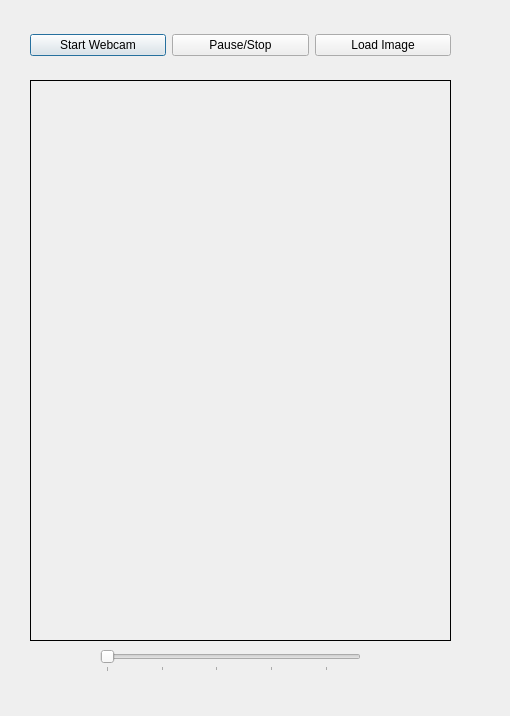
<?xml version="1.0" encoding="UTF-8"?>
<ui version="4.0">
 <class>Dialog</class>
 <widget class="QDialog" name="Dialog">
  <property name="geometry">
   <rect>
    <x>0</x>
    <y>0</y>
    <width>510</width>
    <height>716</height>
   </rect>
  </property>
  <property name="windowTitle">
   <string>Dialog</string>
  </property>
  <widget class="QLabel" name="imgLabel">
   <property name="geometry">
    <rect>
     <x>30</x>
     <y>80</y>
     <width>421</width>
     <height>561</height>
    </rect>
   </property>
   <property name="frameShape">
    <enum>QFrame::Box</enum>
   </property>
   <property name="text">
    <string/>
   </property>
   <property name="pixmap">
    <pixmap>../../Pictures/TestOpenCV.jpg</pixmap>
   </property>
   <property name="scaledContents">
    <bool>true</bool>
   </property>
  </widget>
  <widget class="QWidget" name="layoutWidget">
   <property name="geometry">
    <rect>
     <x>30</x>
     <y>30</y>
     <width>421</width>
     <height>31</height>
    </rect>
   </property>
   <layout class="QHBoxLayout" name="horizontalLayout">
    <item>
     <widget class="QPushButton" name="startButton">
      <property name="text">
       <string>Start Webcam</string>
      </property>
     </widget>
    </item>
    <item>
     <widget class="QPushButton" name="stopButton">
      <property name="text">
       <string>Pause/Stop</string>
      </property>
     </widget>
    </item>
    <item>
     <widget class="QPushButton" name="detectButton">
      <property name="text">
       <string>Load Image</string>
      </property>
     </widget>
    </item>
   </layout>
  </widget>
  <widget class="QSlider" name="mySlider">
   <property name="geometry">
    <rect>
     <x>100</x>
     <y>650</y>
     <width>261</width>
     <height>22</height>
    </rect>
   </property>
   <property name="mouseTracking">
    <bool>true</bool>
   </property>
   <property name="minimum">
    <number>5</number>
   </property>
   <property name="maximum">
    <number>50</number>
   </property>
   <property name="orientation">
    <enum>Qt::Horizontal</enum>
   </property>
   <property name="tickPosition">
    <enum>QSlider::TicksBelow</enum>
   </property>
  </widget>
  <widget class="QLabel" name="label">
   <property name="geometry">
    <rect>
     <x>100</x>
     <y>680</y>
     <width>261</width>
     <height>20</height>
    </rect>
   </property>
   <property name="sizeIncrement">
    <size>
     <width>5</width>
     <height>50</height>
    </size>
   </property>
   <property name="font">
    <font>
     <family>MS Shell Dlg 2</family>
     <pointsize>9</pointsize>
     <weight>50</weight>
     <bold>false</bold>
    </font>
   </property>
   <property name="mouseTracking">
    <bool>true</bool>
   </property>
   <property name="text">
    <string/>
   </property>
  </widget>
 </widget>
 <resources/>
 <connections/>
</ui>
